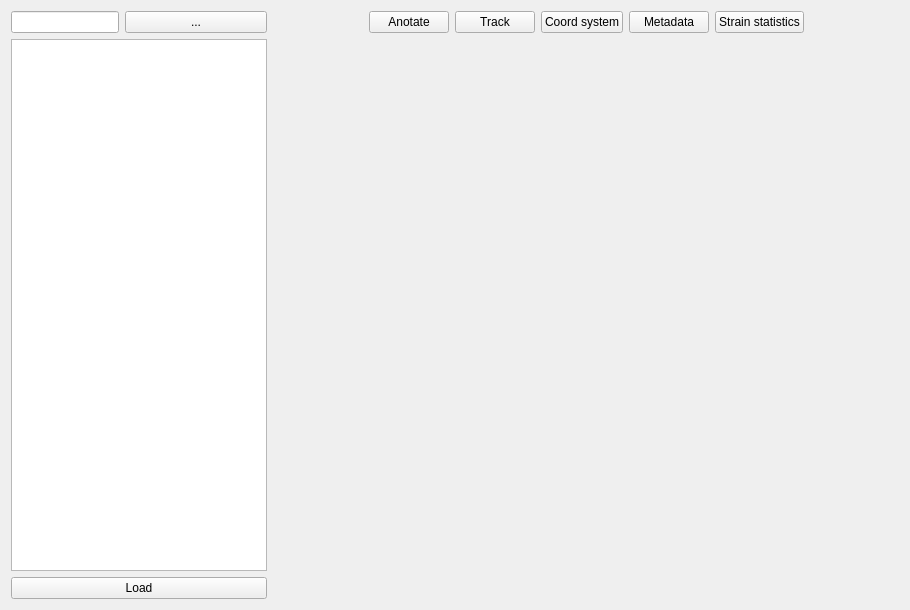
<?xml version="1.0" encoding="UTF-8"?>
<ui version="4.0">
 <class>WidgetAnotationManager</class>
 <widget class="QWidget" name="WidgetAnotationManager">
  <property name="geometry">
   <rect>
    <x>0</x>
    <y>0</y>
    <width>910</width>
    <height>610</height>
   </rect>
  </property>
  <property name="sizePolicy">
   <sizepolicy hsizetype="Expanding" vsizetype="Expanding">
    <horstretch>0</horstretch>
    <verstretch>0</verstretch>
   </sizepolicy>
  </property>
  <property name="windowTitle">
   <string>Form</string>
  </property>
  <layout class="QHBoxLayout" name="horizontalLayout_4">
   <item>
    <layout class="QVBoxLayout" name="verticalLayout">
     <item>
      <layout class="QHBoxLayout" name="horizontalLayout_2">
       <item>
        <widget class="QLineEdit" name="lineEdit">
         <property name="sizePolicy">
          <sizepolicy hsizetype="Maximum" vsizetype="Fixed">
           <horstretch>0</horstretch>
           <verstretch>0</verstretch>
          </sizepolicy>
         </property>
         <property name="readOnly">
          <bool>true</bool>
         </property>
        </widget>
       </item>
       <item>
        <widget class="QPushButton" name="btnBrowse">
         <property name="sizePolicy">
          <sizepolicy hsizetype="Minimum" vsizetype="Fixed">
           <horstretch>0</horstretch>
           <verstretch>0</verstretch>
          </sizepolicy>
         </property>
         <property name="text">
          <string>...</string>
         </property>
        </widget>
       </item>
      </layout>
     </item>
     <item>
      <widget class="QListWidget" name="listFiles">
       <property name="sizePolicy">
        <sizepolicy hsizetype="Preferred" vsizetype="Expanding">
         <horstretch>0</horstretch>
         <verstretch>0</verstretch>
        </sizepolicy>
       </property>
      </widget>
     </item>
     <item>
      <widget class="QPushButton" name="btnLoad">
       <property name="text">
        <string>Load</string>
       </property>
      </widget>
     </item>
    </layout>
   </item>
   <item>
    <layout class="QVBoxLayout" name="verticalLayout_2">
     <item>
      <layout class="QHBoxLayout" name="horizontalLayout">
       <item>
        <spacer name="horizontalSpacer_2">
         <property name="orientation">
          <enum>Qt::Horizontal</enum>
         </property>
         <property name="sizeHint" stdset="0">
          <size>
           <width>40</width>
           <height>20</height>
          </size>
         </property>
        </spacer>
       </item>
       <item>
        <widget class="QPushButton" name="btnAnotate">
         <property name="text">
          <string>Anotate</string>
         </property>
         <property name="icon">
          <iconset resource="resources.qrc">
           <normaloff>:/icons/icons/pencil.png</normaloff>:/icons/icons/pencil.png</iconset>
         </property>
         <property name="iconSize">
          <size>
           <width>16</width>
           <height>16</height>
          </size>
         </property>
        </widget>
       </item>
       <item>
        <widget class="QPushButton" name="btnTrack">
         <property name="text">
          <string>Track</string>
         </property>
         <property name="icon">
          <iconset resource="resources.qrc">
           <normaloff>:/icons/icons/eye.png</normaloff>:/icons/icons/eye.png</iconset>
         </property>
         <property name="iconSize">
          <size>
           <width>16</width>
           <height>16</height>
          </size>
         </property>
        </widget>
       </item>
       <item>
        <widget class="QPushButton" name="btnCoordSystem">
         <property name="text">
          <string>Coord system</string>
         </property>
        </widget>
       </item>
       <item>
        <widget class="QPushButton" name="btnMetadata">
         <property name="text">
          <string>Metadata</string>
         </property>
        </widget>
       </item>
       <item>
        <widget class="QPushButton" name="btnStats">
         <property name="text">
          <string>Strain statistics</string>
         </property>
         <property name="icon">
          <iconset resource="resources.qrc">
           <normaloff>:/icons/icons/chart_curve.png</normaloff>:/icons/icons/chart_curve.png</iconset>
         </property>
         <property name="iconSize">
          <size>
           <width>16</width>
           <height>16</height>
          </size>
         </property>
        </widget>
       </item>
       <item>
        <spacer name="horizontalSpacer">
         <property name="orientation">
          <enum>Qt::Horizontal</enum>
         </property>
         <property name="sizeHint" stdset="0">
          <size>
           <width>40</width>
           <height>20</height>
          </size>
         </property>
        </spacer>
       </item>
      </layout>
     </item>
     <item>
      <widget class="WidgetStrainVideo" name="widgetStrainVideo" native="true">
       <property name="sizePolicy">
        <sizepolicy hsizetype="Preferred" vsizetype="Expanding">
         <horstretch>0</horstretch>
         <verstretch>0</verstretch>
        </sizepolicy>
       </property>
      </widget>
     </item>
    </layout>
   </item>
  </layout>
 </widget>
 <customwidgets>
  <customwidget>
   <class>WidgetStrainVideo</class>
   <extends>QWidget</extends>
   <header>ui/widgetstrainvideo.h</header>
   <container>1</container>
  </customwidget>
 </customwidgets>
 <tabstops>
  <tabstop>lineEdit</tabstop>
  <tabstop>btnBrowse</tabstop>
  <tabstop>listFiles</tabstop>
  <tabstop>btnLoad</tabstop>
  <tabstop>btnTrack</tabstop>
 </tabstops>
 <resources>
  <include location="resources.qrc"/>
 </resources>
 <connections/>
</ui>
